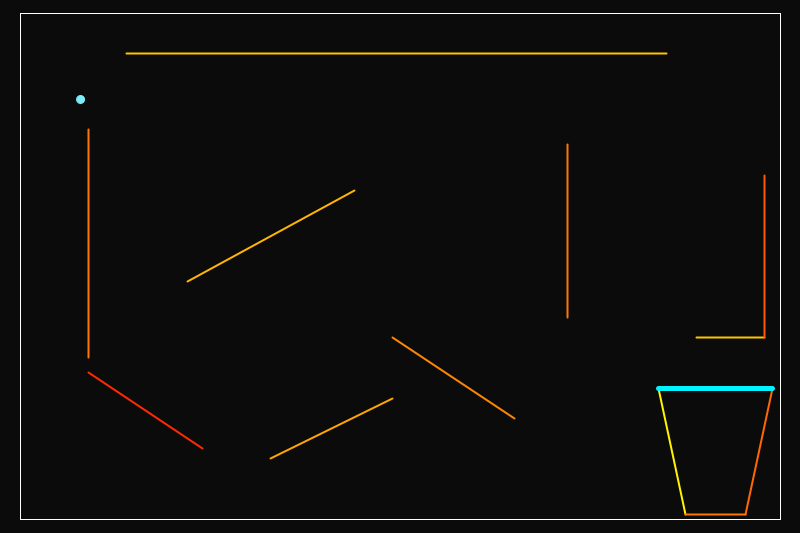
Frame 1 (no input)
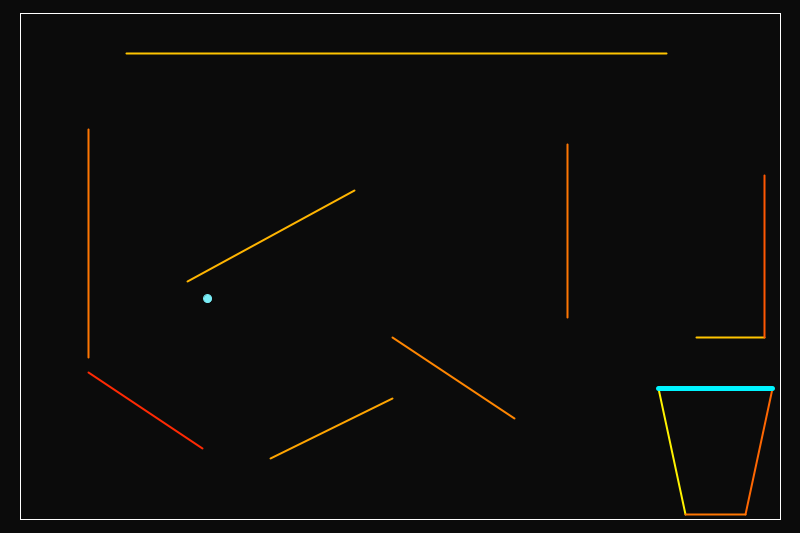
Frame 60 (the mouse pressed at the canvas centre just before this capture)
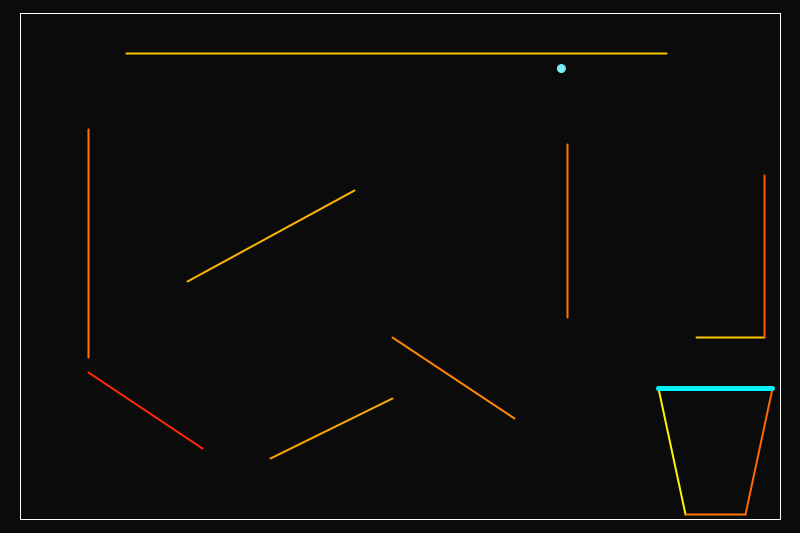
Frame 120 (the mouse held since frame 60 and released just before this capture)

The Processing sketch that drew these frames (run headless with seeded random() and noise(); from frame 60 on, the mouse is pressed at the canvas centre):

// Processing sketch: env1_elastic
// ── env1_elastic.pde
final int WIDTH = 800;
final int HEIGHT = int(2.*WIDTH/3);
final float boundaryWidth = .95*WIDTH;
final float boundaryHeight = .95*HEIGHT;
float u_x, u_y;

color c = color(11);
Wall[] walls;
Wall winZone;
Protagonist ball;

void settings()
{
  size(WIDTH, HEIGHT);
}

void setup()
{
  background(c);
  //initialize();
  walls = new Wall[wallsData.length];
  for (int i = 0; i < walls.length; ++i)
  {
    walls[i] = new Wall(
                         boundaryWidth * wallsData[i][0]/100,
                         boundaryHeight * wallsData[i][1]/100,
                         boundaryWidth * wallsData[i][2]/100,
                         boundaryHeight * wallsData[i][3]/100,
                         wallsData[i][4]
                       );
  }
  
  winZone = new Wall(
                      boundaryWidth * wallsData[7][0]/100,
                      boundaryHeight * wallsData[7][1]/100,
                      boundaryWidth * wallsData[8][0]/100,
                      boundaryHeight * wallsData[8][1]/100,
                      7890
                    );
                    
  //u_x = ballData[2] * boundaryWidth/100;
  //u_y = ballData[3] * boundaryHeight/100;
  
  u_x = ballData[2];
  u_y = ballData[3];
  
  //u_x = 10.888503;
  //u_y = 3.5755765;

  
  ball = new Protagonist(
                          ballData[0] * boundaryWidth/100,
                          ballData[1] * boundaryHeight/100,
                          u_x,
                          u_y
                        );
                        

}

void draw()
{
  background(c);
  boundary();
  
  translate((width-boundaryWidth)/2, (height-boundaryHeight)/2);
  for (int i = 0; i < walls.length; ++i)
  {
    walls[i].display();
  }
  
  winZone.display();
  
  ball.display();
}
  

// ── Protagonist.pde
class Protagonist
{
  float x, y, v_x, v_y;
  color c = #7AEEF7;
  float r = width*1/100;
  
  Protagonist(float x, float y, float v_x, float v_y)
  {
    this.x = x;
    this.y = y;
    this.v_x = v_x;
    this.v_y = v_y;    
  }
  
  void display()
  {
    fill(this.c);
    strokeWeight(1);
    stroke(this.c);
    circle(this.x, this.y, r);
    
    this.x += this.v_x;
    this.y += this.v_y;
    
    this.checkCollision();
  }
  
  void checkCollision()
  {
    checkBoundaryCollision(this);
    for (int i = 0; i < walls.length; ++i)
    {
      walls[i].checkCollision(this);
    }
  }
  
}

// ── Wall.pde
class Wall
{
  // parameters of a Wall
  float p1_x, p1_y, p2_x, p2_y;
  float slope, theta1, theta2;
  float e;
  color c;
  boolean trouble = false;
  
  // Constructor Method
  Wall(float p1_x, float p1_y, float p2_x, float p2_y, float e)
  {
    this.p1_x = p1_x;
    this.p1_y = p1_y;
    this.p2_x = p2_x;
    this.p2_y = p2_y;
    this.e = e;
    this.c = lerpColor(#FFF300, #FF0B03, (e-.2)/(1.5-.01));
    
    if (e == 7890)
    {
      this.c = #00F4FF;
    }
    if (p1_x != p2_x)
    {
      this.slope = (p2_y - p1_y)/(p2_x - p1_x);
    }
    else
    {
      this.trouble = true;
    }
    
      
    float t1 = atan2(p1_y, p1_x);
    float t2 = atan2(p2_y, p2_x);
    this.theta1 = min(t1, t2);
    this.theta2 = max(t1, t2);
  }
  
  void display()
  {
    if (this.e != 7890)
    {
      strokeWeight(2);
    }
    else
    {
      strokeWeight(5);
    }
    stroke(c);
    fill(c);
    line(p1_x, p1_y, p2_x, p2_y);
  }
  
  float side(float x, float y)
  {
    // gives y-value if x-value is given
    
    if (!this.trouble)
    {
      return y - this.slope * (x - this.p1_x) - p1_y;
    }
    else
    {
      return x - this.p1_x;
    }
  }
  
  boolean within(float x, float y)
  {
    float theta = atan2(y, x);
    return (theta >= this.theta1 && theta <= this.theta2);
  }

  void checkCollision(Protagonist p)
  {
    boolean crossing, range;
    crossing = (this.side(p.x, p.y) * this.side(p.x + p.v_x, p.y + p.v_y) <= 0);
    range = this.within(p.x, p.y);  
    
    if (crossing && range)
    {
      if (!this.trouble)
      {
        float change = -(this.e+1)*(-p.v_x*this.slope + p.v_y)/(sq(this.slope) + 1);
        p.v_x += change*(-this.slope);
        p.v_y += change;
      }
      else
      {
        p.v_x *= -this.e;
      }
    }
  }
  
}

// ── boundary.pde
void boundary()
{
  stroke(255);
  noFill();
  rectMode(CENTER);
  rect(width*.5, height*.5, boundaryWidth, boundaryHeight);
}

void checkBoundaryCollision(Protagonist p)
{
  if (p.x >= boundaryWidth || p.x <= 0 || p.y >= boundaryHeight || p.y <= 0)
  {
    //println("Death : " + nf(u_x,2,14) + " " + nf(u_y,2,14));
    println("Death : " + u_x + " " + u_y);
    u_x = random(0,2) * boundaryWidth/100;
    u_y = random(-2,2) * boundaryHeight/100;
    
    ball = new Protagonist(
                            ballData[0] * boundaryWidth/100,
                            ballData[1] * boundaryHeight/100,
                            u_x,
                            u_y
                          );
  }
  else if ((winZone.side(p.x, p.y) * winZone.side(p.x + p.v_x, p.y + p.v_y) <= 0) && winZone.within(p.x, p.y))
  {
    println("SUCCESS : " + u_x + " " + u_y);    
    u_x = random(0,2) * boundaryWidth/100;
    u_y = random(-2,2) * boundaryHeight/100;
    
    ball = new Protagonist(
                            ballData[0] * boundaryWidth/100,
                            ballData[1] * boundaryHeight/100,
                            u_x,
                            u_y
                          );
  }
}

// ── data.pde
//float [][] wallsData = new float[12][5];
//void initialize()
//{
//  for (int i = 0; i < 12; ++i)
//  {
//    for (int j = 0; j < 4; ++j)
//    {
//      wallsData[i][j] = random(0, 100);
//    }
    
//    wallsData[i][4] = random(0.1, 1.5);
//  }
//}

float[][] wallsData = {
                        {28/3, 23, 28/3, 68, 1},       // wall 1
                        {28/3, 71, 24, 86, 1.5},         // wall 2
                        {22, 53, 44, 35, 0.6},           // wall 3
                        {44/3, 8, 256/3, 8, 0.5},        // wall 4
                        {100/3, 88, 148/3, 76, 0.7},     // wall 5
                        {148/3, 64, 196/3, 80, 0.9},     // wall 6
                        {72, 26, 72, 60, 1},           // wall 7 
                        {84, 74, 87.5, 99, 0.2},         // wall 8
                        {99, 74, 95.5, 99, 1.1},         // wall 9
                        {268/3, 64, 296/3, 64, 0.5},     // wall 10 
                        {296/3, 32, 296/3, 64, 1.2},     // wall 11
                        {87.5, 99, 95.5, 99, 1}        // wall 12                      
                      };

// x, y, u_x, u_y
float[] ballData = {8, 17, 14.113115, -9.064175};


//SUCCESS : 3.420842 4.7171006
//SUCCESS : 7.312216 8.433185
//SUCCESS : 8.307641 -4.901014
//SUCCESS : 5.9495845 1.8883954
//SUCCESS : 14.42547 4.590714
